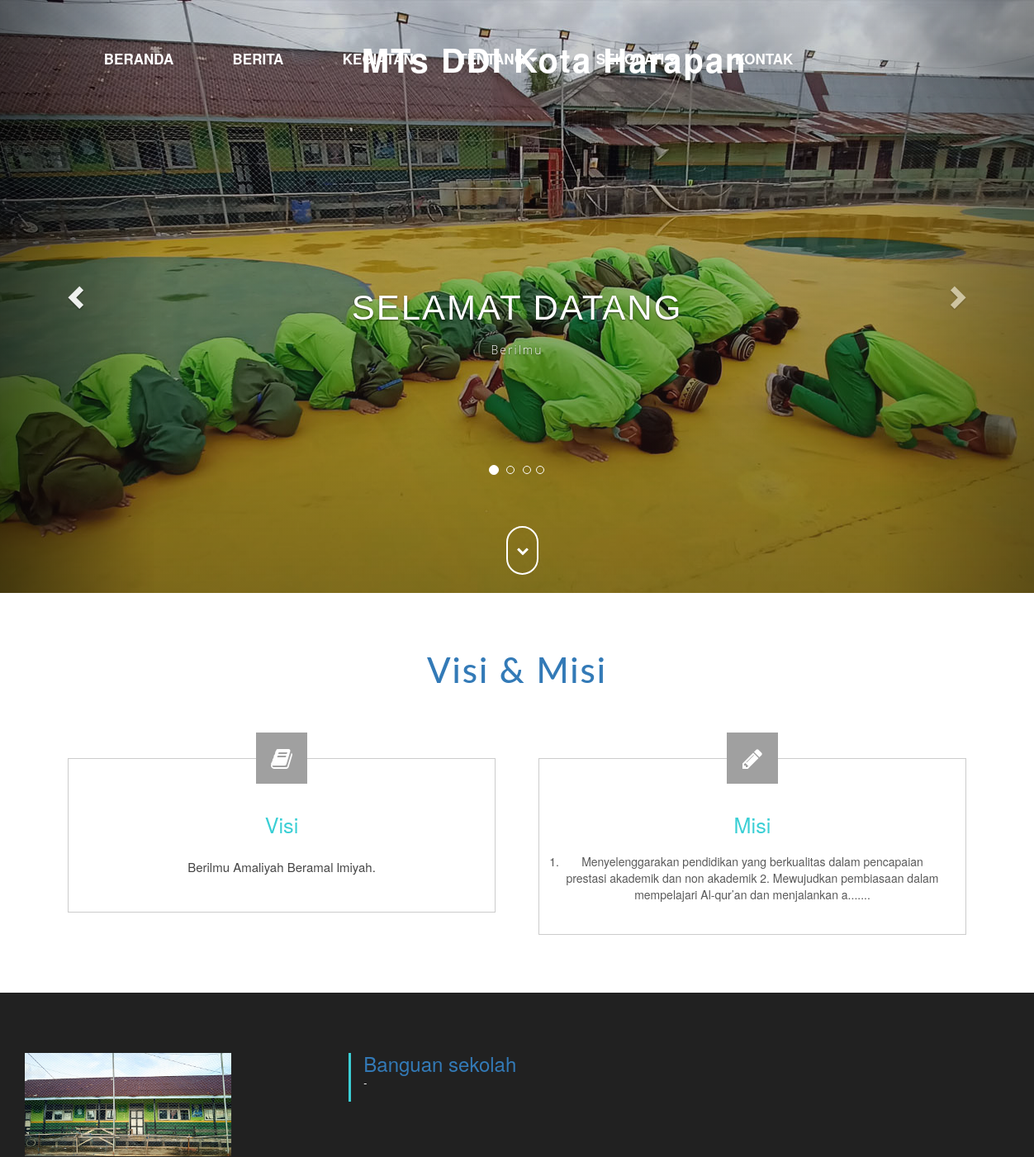
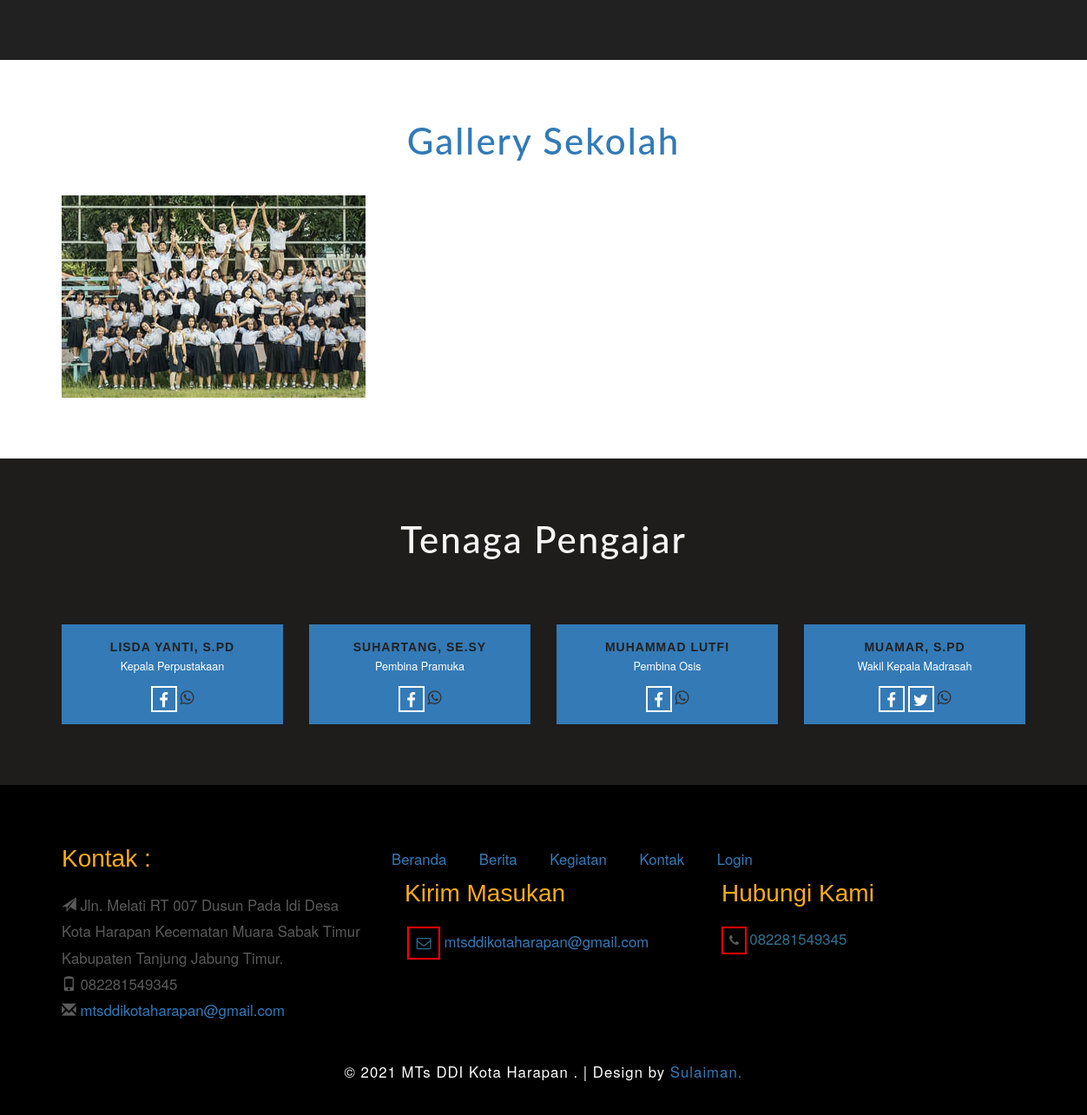
The page / on the database its author committed (2 pictures, top to bottom).
### tables this page shows
CREATE TABLE IF NOT EXISTS `profil_sekolah` (
    `id` varchar(100) NOT NULL,
    `text` varchar(100) NOT NULL,
    `nilai` text NOT NULL,
    `inputtype` enum('text', 'textarea', 'file', 'int') NOT NULL DEFAULT 'textarea',
    PRIMARY KEY (`id`)
  );

CREATE TABLE IF NOT EXISTS `carousel` (
    `id` int(11) NOT NULL AUTO_INCREMENT,
    `file` text NOT NULL,
    `header` varchar(200) DEFAULT NULL,
    `text` varchar(250) DEFAULT NULL,
    PRIMARY KEY (`id`)
  );

CREATE TABLE IF NOT EXISTS `berita` (
    `id` int(11) NOT NULL AUTO_INCREMENT,
    `caption` varchar(200) NOT NULL,
    `foto` text DEFAULT NULL,
    `deskripsi` text NOT NULL,
    `tanggal` varchar(100) NOT NULL,
    `user` varchar(26) NOT NULL,
    `dilihat` int(11) NOT NULL DEFAULT 0,
    PRIMARY KEY (`id`)
  );

CREATE TABLE IF NOT EXISTS `gallery` (
    `id` int(11) NOT NULL AUTO_INCREMENT,
    `file` text NOT NULL,
    `caption` text NOT NULL,
    PRIMARY KEY (`id`)
  );

CREATE TABLE IF NOT EXISTS `guru` (
    `id` int(11) NOT NULL AUTO_INCREMENT,
    `nama` varchar(50) NOT NULL,
    `jabatan` varchar(100) NOT NULL,
    `jenis_kelamin` enum('Pria', 'Wanita') NOT NULL,
    `tempat_lahir` varchar(50) NOT NULL,
    `tanggal_lahir` varchar(21) NOT NULL,
    `email` varchar(50) DEFAULT NULL,
    `hp` varchar(22) DEFAULT NULL,
    `alamat` text DEFAULT NULL,
    `foto` text DEFAULT NULL,
    `fb` text DEFAULT NULL,
    `twitter` text DEFAULT NULL,
    `whatsapp` text DEFAULT NULL,
    PRIMARY KEY (`id`)
  );

### application/controllers/Welcome.php (called while the page is built, shortened)
<?php
class Welcome extends CI_Controller {
    function __construct()
    {
        if ($this->session->userdata('ipsaved')!=TRUE) {
       		$this->load->model('Pengunjung_model');
			$this->load->library('user_agent');
			$ip = $this->input->ip_address();
			$ip_data["ip"] = $ip;
			$ip_data["ipsaved"] = TRUE;
			$this->session->set_userdata($ip_data);
        }
    }
	public function index()
	{
		$this->load->model('Carousel_model');
		$this->load->model('Berita_model');
		$this->load->model('Guru_model');
		$this->load->model('Gallery_model');
        $berita = $this->Berita_model->get_limit_data(4, 0, NULL);
        $guru = $this->Guru_model->get_front_view(4, 0, NULL);
		$data = array(
			'carousel'=>TRUE,
			'gallery_data'=>$this->Gallery_model->get_limit_data(4, 0, NULL),
            'berita_data' => $berita,
            'guru_data' => $guru,
			'carousel_data'=>$this->Carousel_model->get_all(),
			'konten' => "home",
			);
		$this->load->view('container',$data);
	}
}

### index.php (called while the page is built, shortened)
<?php
require_once BASEPATH.'core/CodeIgniter.php';

### application/models/Profil_sekolah_model.php (called while the page is built, shortened)
<?php
class Profil_sekolah_model extends CI_Model
{
    public $table = 'profil_sekolah';
    function get_profil($val)
    {
        $this->db->where("id", $val);
        $res = $this->db->get($this->table)->row();
        return (isset($res->nilai)?$res->nilai:NULL);
    }
}

### application/models/Gallery_model.php (called while the page is built, shortened)
<?php
class Gallery_model extends CI_Model
{
    public $table = 'gallery';
    public $id = 'id';
    public $defaultorder = 'DESC';
    function get_limit_data($limit, $start = 0, $q = NULL) {
        $this->db->order_by($this->id, $this->defaultorder);
        $this->db->limit($limit, $start);
        return $this->db->get($this->table)->result();
    }
}

### application/models/Berita_model.php (called while the page is built, shortened)
<?php
class Berita_model extends CI_Model
{
    public $table = 'berita';
    public $id = 'id';
    public $defaultorder = 'DESC';
    function get_limit_data($limit, $start = 0, $q = NULL) {
        $this->db->order_by($this->id, $this->defaultorder);
        $this->db->limit($limit, $start);
        return $this->db->get($this->table)->result();
    }
}

### application/models/Guru_model.php (called while the page is built, shortened)
<?php
class Guru_model extends CI_Model
{
    public $table = 'guru';
    public $id = 'id';
    public $defaultorder = 'DESC';
    function get_front_view($limit, $start = 0, $q = NULL) {
        $this->db->group_start();
        $this->db->where('fb <> ""', NULL, FALSE);
        $this->db->or_where('twitter <> ""', NULL, FALSE);
        $this->db->or_where('whatsapp <> ""', NULL, FALSE);
        $this->db->group_end();
        $this->db->order_by($this->id, $this->defaultorder);
        $this->db->limit($limit, $start);
        return $this->db->get($this->table)->result();
    }
}

### application/models/Carousel_model.php (called while the page is built, shortened)
<?php
class Carousel_model extends CI_Model
{
    public $table = 'carousel';
    public $id = 'id';
    public $order = 'ASC';
    function get_all()
    {
        $this->db->order_by($this->id, $this->order);
        return $this->db->get($this->table)->result();
    }
}

### application/helpers/default_helper.php (called while the page is built, shortened)
<?php  if ( ! defined('BASEPATH')) exit('No direct script access allowed');
function str_shortened($str, $lenght, $ext = "..."){
	$res = NULL;
	if(strlen($str)>$lenght){
		$res = substr($str, 0, $lenght).$ext;
	}else{
		$res = $str;
	}
	return $res;
}

### application/views/home.php (the view, shortened to what this page needs)
<div id="about" class="about all_pad w3ls">
	<div class="container">
		<h3 class="w3-about-title">Visi & Misi</h3>
		<div class="ser-top-grids">
			<div class="col-md-6 ser-grid wow flipInY" data-wow-duration="1.5s" data-wow-delay="0s">
				<div class="con-left text-center">
					<div class="spa-ico"><span><i class="fa fa-book" aria-hidden="true"></i></span></div>
					<h5>Visi</h5>
					<?php echo str_shortened($this->Profil_sekolah_model->get_profil("visi"), 180, ".......") ?>
				</div>
			</div>
			<div class="col-md-6 ser-grid wow flipInY" data-wow-duration="1.5s" data-wow-delay="0s">
				<div class="con-left text-center">
					<div class="spa-ico"><span><i class="fa fa-pencil" aria-hidden="true"></i></span></div>
					<h5>Misi</h5>
					<?php echo str_shortened($this->Profil_sekolah_model->get_profil("misi"), 180, ".......") ?>
				</div>
			</div>
			<div class="clearfix"></div>
		</div>
	</div>
</div>
<?php if (count($berita_data) >= 1) : ?>
	<div class="services" id="services">
		<div class="w3-service-grids">
			<?php foreach ($berita_data as $key => $berita) : ?>
				<div class="w3-service-grid-top1" style="margin-top: 3px">
					<div class="col-md-12 w3-services-grid1">
						<div class="col-md-4 w3-services-01">
							<img src="<?php echo $berita->foto ?>" style="max-width: 250px; max-height: 250px">
						</div>
						<div class="col-md-8 w3-services-heading">
							<a href="Welcome/detail_berita/<?php echo $berita->id ?>">
								<h3><?php echo $berita->caption ?></h3>
							</a>
							<?php echo str_shortened($berita->deskripsi, 180) ?>
						</div>
					</div>
					<div class="clearfix"></div>
				</div>
			<?php endforeach ?>
		</div>
	</div>
<?php endif ?>
<div class="gallery" id="gallery">
	<div class="container">
		<div class="agileits_w3layouts_head">
			<h3>Gallery Sekolah</h3>
		</div>
		<div class="w3layouts_gallery_grids">
			<?php foreach ($gallery_data as $key => $foto) : ?>
				<div class="col-md-4 w3layouts_gallery_grid">
					<a href="<?php echo $foto->file ?>" class="lsb-preview" data-lsb-group="header">
						<div class="w3layouts_news_grid">
							<img src="<?php echo $foto->file ?>" alt=" " class="img-responsive">
						</div>
					</a>
				</div>
			<?php endforeach ?>
			<div class="clearfix"> </div>
		</div>
	</div>
</div>
<?php if (count($guru_data) > 1) : ?>
	<div class="jarallax team" id="professor">
		<div class="team-dot">
			<div class="container">
				<div class="w3-agile-heading team-heading">
					<h3>Tenaga Pengajar</h3>
				</div>
				<div class="agileits-team-grids">
					<?php foreach ($guru_data as $key => $guru) : ?>
						<div class="col-md-3 agileits-team-grid">
							<div class="team-info" style="min-height: 150px;">
								<div class="team-caption">
									<h4><?php echo $guru->nama ?></h4>
									<p><?php echo $guru->jabatan ?></p>
									<ul>
										<?php if ($guru->fb != NULL) : ?>
											<li><a href="<?php echo $guru->fb ?>"><i class="fa fa-facebook fa-lg"></i></a></li>
										<?php endif ?>
										<?php if ($guru->twitter != NULL) : ?>
											<li><a href="<?php echo $guru->twitter ?>"><i class="fa fa-twitter fa-lg"></i></a></li>
										<?php endif ?>
										<?php if ($guru->whatsapp != NULL) : ?>
											<li><a href="https://api.whatsapp.com/send?phone=<?php echo $guru->whatsapp ?>&text=&source=&data="><i class="fa fa-whatsapp fa-lg"></i></a></li>
										<?php endif ?>
									</ul>
								</div>
							</div>
						</div>
					<?php endforeach ?>
					<div class="clearfix"> </div>
				</div>
			</div>
		</div>
	</div>
<?php endif ?>

### application/views/container.php (shortened to what this page needs)
<!DOCTYPE html>
<html lang="en">
<head>
<link href="assets/css/bootstrap.min.css" rel="stylesheet" type="text/css" media="all">
<link href="assets/css/font-awesome.min.css" rel="stylesheet" type="text/css" media="all">
<link href="assets/css/carousel.css" type="text/css" rel="stylesheet" media="all">
<link href="assets/css/style.css" rel="stylesheet" type="text/css" media="all">
<link rel="stylesheet" href="assets/css/jquery-ui.css" />
<link href="assets/css/lsb.css" rel="stylesheet" type="text/css">
<link href="assets/css/font-1.css" rel="stylesheet">
<link href="assets/css/font-2.css" rel="stylesheet">
</head>
<body>
<section class="banner-header" id="home">
	<?php $this->load->view("_partials/navbar") ?>
	<?php if (isset($carousel) && $carousel==TRUE): ?>
		<?php $this->load->view("_partials/carousel") ?>
	<?php endif ?>
</section>
<?php $this->load->view($konten) ?>
<?php $this->load->view("_partials/footer") ?>

### application/views/_partials/navbar.php (shortened to what this page needs)
<div class="header">
	<nav class="navbar navbar-default">
		<div class="container">
			<div class="navbar-header navbar-left">
				<div class="w3_navigation_pos">
					<h1 style="font-size: 32px"><a href="Welcome" style="color: white !important;font-size: 40px!important;"><b><?php echo $this->Profil_sekolah_model->get_profil("nama_singkat_sekolah") ?></b></i></a></h1>
				</div>
			</div>
			<div class="collapse navbar-collapse navbar-right" id="bs-example-navbar-collapse-1">
				<nav class="link-effect-2" id="link-effect-2">
					<ul class="nav navbar-nav">
						<li style="margin: 0px 0px 35px 0px;"><a href="Welcome" style="color: white !important;font-size: 17px!important;"><strong>Beranda</strong></a></li>
						<li style="margin: 0px 0px 35px 0px;"><a href="Welcome/berita" style="font-size: 17px!important;"><strong>Berita</strong></a></li>
						<li style="margin: 0px 0px 35px 0px;"><a href="Welcome/kegiatan" style="font-size: 17px!important;"><strong>Kegiatan</strong></a></li>
						<li style="margin: 0px 0px 35px 0px;">
							<a href="#" id="navbarDropdown" role="button" data-toggle="dropdown" aria-haspopup="true" aria-expanded="false" class="nav-link dropdown-toggle" style="font-size: 17px!important;"><strong>Tentang&nbsp;</strong><i class="fa fa-caret-down"></i></a>
						</li>
						<li style="margin: 0px 0px 35px 0px;">
							<a href="#" id="navbarDropdown" role="button" data-toggle="dropdown" aria-haspopup="true" aria-expanded="false" class="nav-link dropdown-toggle" style="font-size: 17px!important;"><strong>Sekolah&nbsp;</strong><i class="fa fa-caret-down"></i></a>
						</li>
						<li style="margin: 0px 0px 35px 0px;"><a href="Welcome/kontak" style="font-size: 17px!important;"><strong>Kontak</strong></a></li>
					</ul>
				</nav>
			</div>
		</div>
	</nav>
</div>

### application/views/_partials/carousel.php (shortened to what this page needs)
<div id="myCarousel" class="carousel slide" data-ride="carousel">
	<ol class="carousel-indicators">
		<?php
		$no = 0;
		$active = 'class="active"';
		foreach ($carousel_data as $key => $value): ?>
			<li data-target="#myCarousel" data-slide-to="<?php echo $no++; ?>" <?php echo ($no==1?$active:NULL); ?>></li>
		<?php endforeach ?>
	</ol>
	<div class="carousel-inner" role="listbox">
		<?php
		$no = 0;
		$active = 'active';
		foreach ($carousel_data as $key => $value): ?>
			<div class="item carousel-item <?php echo ($no==0?$active:NULL); ?>">
				<div class="container">
					<div class="carousel-caption">
						<h2><?php echo $value->header ?></h2>
						<p><?php echo $value->text ?></p>
					</div>
				</div>
			</div>
		<?php
		$no++;
		 endforeach ?>
	</div>
	<a class="left carousel-control" href="#myCarousel" role="button" data-slide="prev">
		<span class="glyphicon glyphicon-chevron-left" aria-hidden="true"></span>
	</a>
	<a class="right carousel-control" href="#myCarousel" role="button" data-slide="next">
		<span class="glyphicon glyphicon-chevron-right" aria-hidden="true"></span>
	</a>
	<div class="thim-click-to-bottom">
		<a href="#professor" class="scroll">
			<i class="fa  fa-chevron-down"></i>
		</a>
	</div>
   </div>

### application/views/_partials/footer.php
<div class="footer">
	<div class="container">
		<div class="footer-grids-all">
		<div class="footer-w3-grid-top">
			<div class="col-md-4 w3layouts_footer_grid">
				<h3>Kontak :</h3>
					<ul>
						<li><i class="glyphicon glyphicon-send"></i> <?php echo $this->Profil_sekolah_model->get_profil('alamat') ?></li>
						<li><i class="glyphicon glyphicon-phone"></i> <?php echo $this->Profil_sekolah_model->get_profil('phone') ?></li>
						<li><i class="glyphicon glyphicon-envelope"></i> <a href="mailto:<?php echo $this->Profil_sekolah_model->get_profil('email') ?>"> <?php echo $this->Profil_sekolah_model->get_profil('email') ?></a></li>
					</ul>
			</div>
		</div>
			<div class="col-md-8 w3layouts_footer_grid">
				<ul class="w3l_footer_nav">
					<li><a href="Welcome" >Beranda</a></li>
					<li><a href="Welcome/berita" >Berita</a></li>
					<li><a href="Welcome/kegiatan" >Kegiatan</a></li>
					<li><a href="Welcome/kontak" >Kontak</a></li>
					<li><a href="Welcome/login" >Login</a></li>
				</ul>
				<div class="col-md-6 w3-footer-icons">
				<h3>Kirim Masukan</h3>
				<p><span><i class="fa fa-envelope-o" aria-hidden="true"></i></span><a href="mailto:example@mail.com"> <?php echo $this->Profil_sekolah_model->get_profil('email') ?></a></p>
				</div>
				<div class="col-md-6 w3-footer-icons">
				<h3>Hubungi Kami</h3>
				<i class="fa fa-phone" aria-hidden="true"></i><span><?php echo $this->Profil_sekolah_model->get_profil('phone') ?></span>
				</div>
			</div>
			<div class="clearfix"> </div>
		</div>
		<div class="footer-bottom-agile">
			<p>© 2021 <?php echo $this->Profil_sekolah_model->get_profil("nama_singkat_sekolah") ?> . | Design by <a href="http://w3layouts.com">Sulaiman.</a></p>
		</div>
	</div>
</div>

### assets/css/carousel.css (style rules this page uses)
body { color: #5a5a5a; }
.carousel-caption { z-index: 10; padding-bottom: 70px; }
.carousel .item { background-color: #333; }
.carousel-indicators li:nth-child(2) { margin: 1px 5px; }
@media (min-width: 768px) { .carousel-caption p { margin: 1.5em 11em; font-size: 1em; line-height: 2em; font-weight: 300; letter-spacing: 1px; } }

### rows shown on the page
profil_sekolah: nilai "MTs DDI Kota Harapan"
carousel: header "SELAMAT DATANG", text "Berilmu"
profil_sekolah: nilai "Berilmu Amaliyah Beramal lmiyah."
profil_sekolah: nilai "Menyelenggarakan pendidikan yang berkualitas dalam pencapaian prestasi akademik dan non akademik 2. Mewujudkan pembiasaan dalam mempelajari Al-qur’an dan menjalankan a......."
berita: foto (picture), caption "Banguan sekolah", deskripsi "-"
gallery: file (picture)
guru: nama "LISDA YANTI, S.PD", jabatan "Kepala Perpustakaan"
guru: nama "SUHARTANG, SE.SY", jabatan "Pembina Pramuka"
guru: nama "MUHAMMAD LUTFI", jabatan "Pembina Osis"
guru: nama "MUAMAR, S.PD", jabatan "Wakil Kepala Madrasah"
profil_sekolah: nilai "Jln. Melati RT 007 Dusun Pada Idi Desa Kota Harapan Kecematan Muara Sabak Timur Kabupaten Tanjung Jabung Timur."
profil_sekolah: nilai "082281549345"
profil_sekolah: nilai "mtsddikotaharapan@gmail.com"
